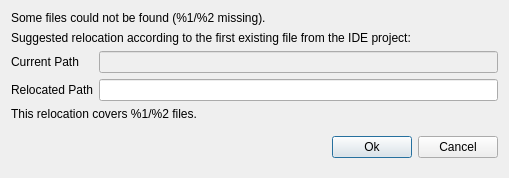
<?xml version="1.0" encoding="UTF-8"?>
<ui version="4.0">
 <class>gams::studio::gpr::GprImporter</class>
 <widget class="QDialog" name="gams::studio::gpr::GprImporter">
  <property name="geometry">
   <rect>
    <x>0</x>
    <y>0</y>
    <width>509</width>
    <height>176</height>
   </rect>
  </property>
  <property name="windowTitle">
   <string>Dialog</string>
  </property>
  <layout class="QVBoxLayout" name="verticalLayout">
   <item>
    <widget class="QWidget" name="widget" native="true">
     <layout class="QGridLayout" name="gridLayout">
      <property name="leftMargin">
       <number>0</number>
      </property>
      <property name="topMargin">
       <number>0</number>
      </property>
      <property name="rightMargin">
       <number>0</number>
      </property>
      <property name="bottomMargin">
       <number>0</number>
      </property>
      <item row="3" column="1">
       <widget class="QLineEdit" name="edRelocatedPath"/>
      </item>
      <item row="2" column="1">
       <widget class="QLineEdit" name="edCurrentPath">
        <property name="enabled">
         <bool>false</bool>
        </property>
       </widget>
      </item>
      <item row="2" column="0">
       <widget class="QLabel" name="laCurrentPath">
        <property name="text">
         <string>Current Path</string>
        </property>
       </widget>
      </item>
      <item row="1" column="0" colspan="2">
       <widget class="QLabel" name="laSuggest">
        <property name="text">
         <string>Suggested relocation according to the first existing file from the IDE project:</string>
        </property>
        <property name="wordWrap">
         <bool>true</bool>
        </property>
       </widget>
      </item>
      <item row="0" column="0" colspan="2">
       <widget class="QLabel" name="laMissCount">
        <property name="text">
         <string>Some files could not be found (%1/%2 missing).</string>
        </property>
       </widget>
      </item>
      <item row="3" column="0">
       <widget class="QLabel" name="laRelocatedPath">
        <property name="text">
         <string>Relocated Path</string>
        </property>
       </widget>
      </item>
     </layout>
    </widget>
   </item>
   <item>
    <widget class="QLabel" name="laNewCoverCount">
     <property name="text">
      <string>This relocation covers %1/%2 files.</string>
     </property>
    </widget>
   </item>
   <item>
    <widget class="QWidget" name="widget_2" native="true">
     <layout class="QHBoxLayout" name="horizontalLayout">
      <property name="leftMargin">
       <number>0</number>
      </property>
      <property name="rightMargin">
       <number>0</number>
      </property>
      <item>
       <spacer name="horizontalSpacer">
        <property name="orientation">
         <enum>Qt::Orientation::Horizontal</enum>
        </property>
        <property name="sizeHint" stdset="0">
         <size>
          <width>326</width>
          <height>20</height>
         </size>
        </property>
       </spacer>
      </item>
      <item>
       <widget class="QPushButton" name="btOk">
        <property name="text">
         <string>Ok</string>
        </property>
        <property name="default">
         <bool>true</bool>
        </property>
       </widget>
      </item>
      <item>
       <widget class="QPushButton" name="btCancel">
        <property name="text">
         <string>Cancel</string>
        </property>
       </widget>
      </item>
     </layout>
    </widget>
   </item>
  </layout>
 </widget>
 <resources/>
 <connections/>
</ui>
